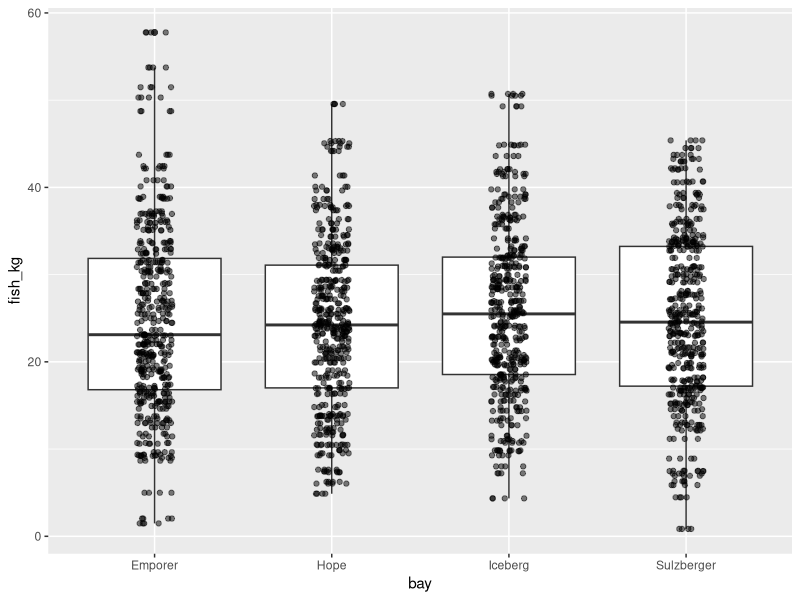
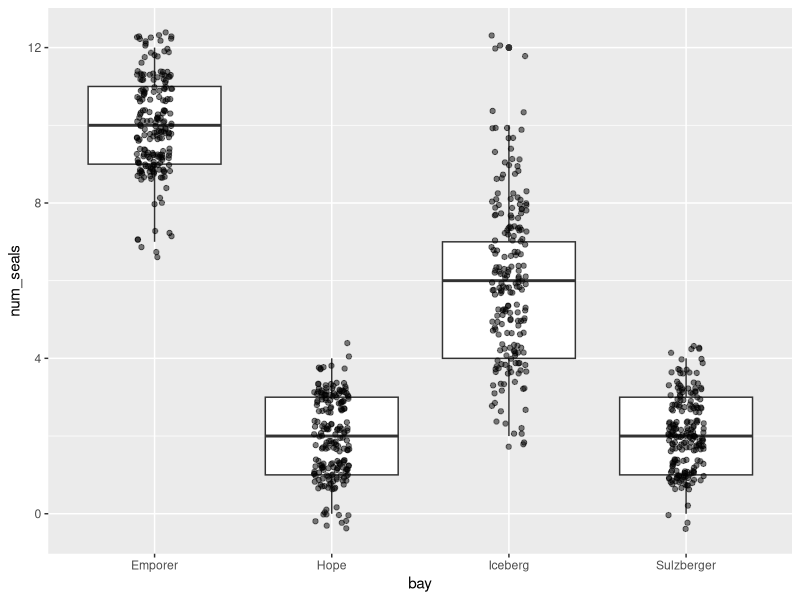

Reproduce these figures in R, in order.
## ---- chunk 1
knitr::opts_chunk$set(echo = TRUE)
## ---- chunk 2
# Load library
library(tidyverse)

# Load fish data
fish <- read_csv("../data/fish.csv")

# Load seal data
seals <- read_csv("../data/seals.csv")
## ---- chunk 3
# Look at first few rows of fish data
head(fish)
## ---- chunk 4
# Find average and standard deviation of fish weights in each bay
fish_summary <- fish %>% 
  group_by(bay) %>% 
  summarise(mean_fish = mean(fish_kg),
            sd_fish = sd(fish_kg))
## ---- chunk 5
# Box-and-whisker plot
ggplot(fish, aes(bay, fish_kg)) +
  geom_boxplot() +
  geom_jitter(alpha = 0.5, width = 0.1) 
## ---- chunk 6
# ANOVA
fish_model <- aov(data = fish, fish_kg ~ bay)

# View results
summary(fish_model)
## ---- chunk 7
# Pairwise comparisons
TukeyHSD(fish_model)
## ---- chunk 8
# Find average and standard deviation of number of seals in each bay
seal_summary <- seals %>% 
  group_by(bay) %>% 
  summarise(mean_fish = mean(num_seals),
            sd_fish = sd(num_seals))

# View results
seal_summary
## ---- chunk 9
# Box-and-whisker plot
ggplot(seals, aes(bay, num_seals)) +
  geom_boxplot() +
  geom_jitter(alpha = 0.5, width = 0.1) 
## ---- chunk 10
# ANOVA
seal_model <- aov(data = seals, num_seals ~ bay)

# View results
summary(seal_model)
## ---- chunk 11
# Pairwise comparisons
TukeyHSD(seal_model)
